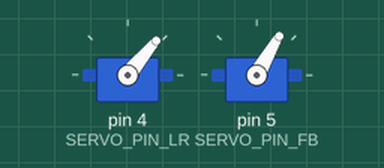
This sketch was run on a simulated Arduino Uno, built with avr-gcc and run on an emulated ATmega328P. On the bench: 2 × servo.

Above: at 0.05 s.
At 4.0 s:
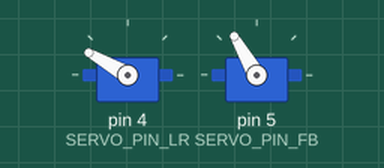
Timing chart, 0 to 5.2 s (numbered marks = the images above):
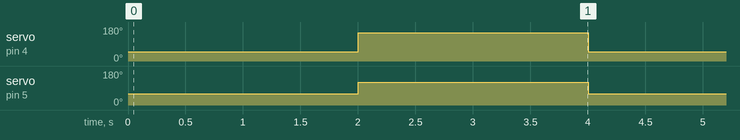

The sketch:

Servo_move.ino
```cpp
#include <Servo.h>

#define SERVO_PIN_LR 4
#define SERVO_PIN_FB 5

Servo servo_LR;
Servo servo_FB;

void setup() {
  // put your setup code here, to run once:
  servo_LR.attach(SERVO_PIN_LR);
  servo_FB.attach(SERVO_PIN_FB);
  servo_FB.write(90);
  servo_LR.write(90);
}

void loop() {
  // put your main code here, to run repeatedly:

  servo_FB.write(60);
  servo_LR.write(50);
  delay(2000);
  servo_FB.write(120);
  servo_LR.write(150);
  delay(2000);
}
```

Measured:
- by itself, servo on pin 4 (SERVO_PIN_LR): alternates 150° for 2.0 s and 50° for 2.0 s
- by itself, servo on pin 5 (SERVO_PIN_FB): alternates 120° for 2.0 s and 60° for 2.0 s
